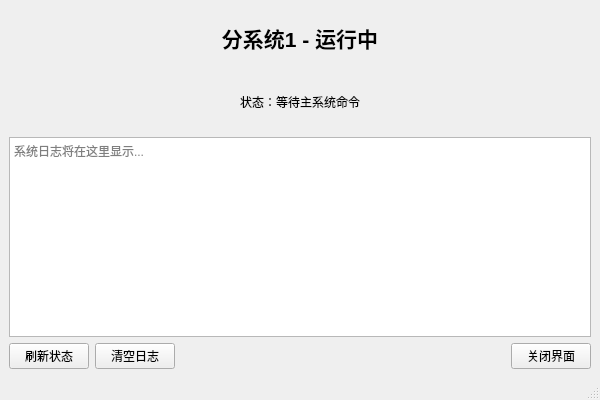
<?xml version="1.0" encoding="UTF-8"?>
<ui version="4.0">
 <class>MainWindow</class>
 <widget class="QMainWindow" name="MainWindow">
  <property name="geometry">
   <rect>
    <x>0</x>
    <y>0</y>
    <width>600</width>
    <height>400</height>
   </rect>
  </property>
  <property name="windowTitle">
   <string>分系统1</string>
  </property>
  <widget class="QWidget" name="centralwidget">
   <layout class="QVBoxLayout" name="verticalLayout">
    <item>
     <widget class="QLabel" name="titleLabel">
      <property name="font">
       <font>
        <pointsize>16</pointsize>
        <weight>75</weight>
        <bold>true</bold>
       </font>
      </property>
      <property name="text">
       <string>分系统1 - 运行中</string>
      </property>
      <property name="alignment">
       <set>Qt::AlignCenter</set>
      </property>
     </widget>
    </item>
    <item>
     <widget class="QLabel" name="statusLabel">
      <property name="text">
       <string>状态：等待主系统命令</string>
      </property>
      <property name="alignment">
       <set>Qt::AlignCenter</set>
      </property>
     </widget>
    </item>
    <item>
     <widget class="QTextEdit" name="logTextEdit">
      <property name="maximumSize">
       <size>
        <width>16777215</width>
        <height>200</height>
       </size>
      </property>
      <property name="placeholderText">
       <string>系统日志将在这里显示...</string>
      </property>
     </widget>
    </item>
    <item>
     <layout class="QHBoxLayout" name="buttonLayout">
      <item>
       <widget class="QPushButton" name="refreshBtn">
        <property name="text">
         <string>刷新状态</string>
        </property>
       </widget>
      </item>
      <item>
       <widget class="QPushButton" name="clearLogBtn">
        <property name="text">
         <string>清空日志</string>
        </property>
       </widget>
      </item>
      <item>
       <spacer name="horizontalSpacer">
        <property name="orientation">
         <enum>Qt::Horizontal</enum>
        </property>
        <property name="sizeHint" stdset="0">
         <size>
          <width>40</width>
          <height>20</height>
         </size>
        </property>
       </spacer>
      </item>
      <item>
       <widget class="QPushButton" name="closeBtn">
        <property name="text">
         <string>关闭界面</string>
        </property>
       </widget>
      </item>
     </layout>
    </item>
   </layout>
  </widget>
  <widget class="QMenuBar" name="menubar">
   <property name="geometry">
    <rect>
     <x>0</x>
     <y>0</y>
     <width>600</width>
     <height>17</height>
    </rect>
   </property>
  </widget>
  <widget class="QStatusBar" name="statusbar"/>
 </widget>
 <resources/>
 <connections/>
</ui>
